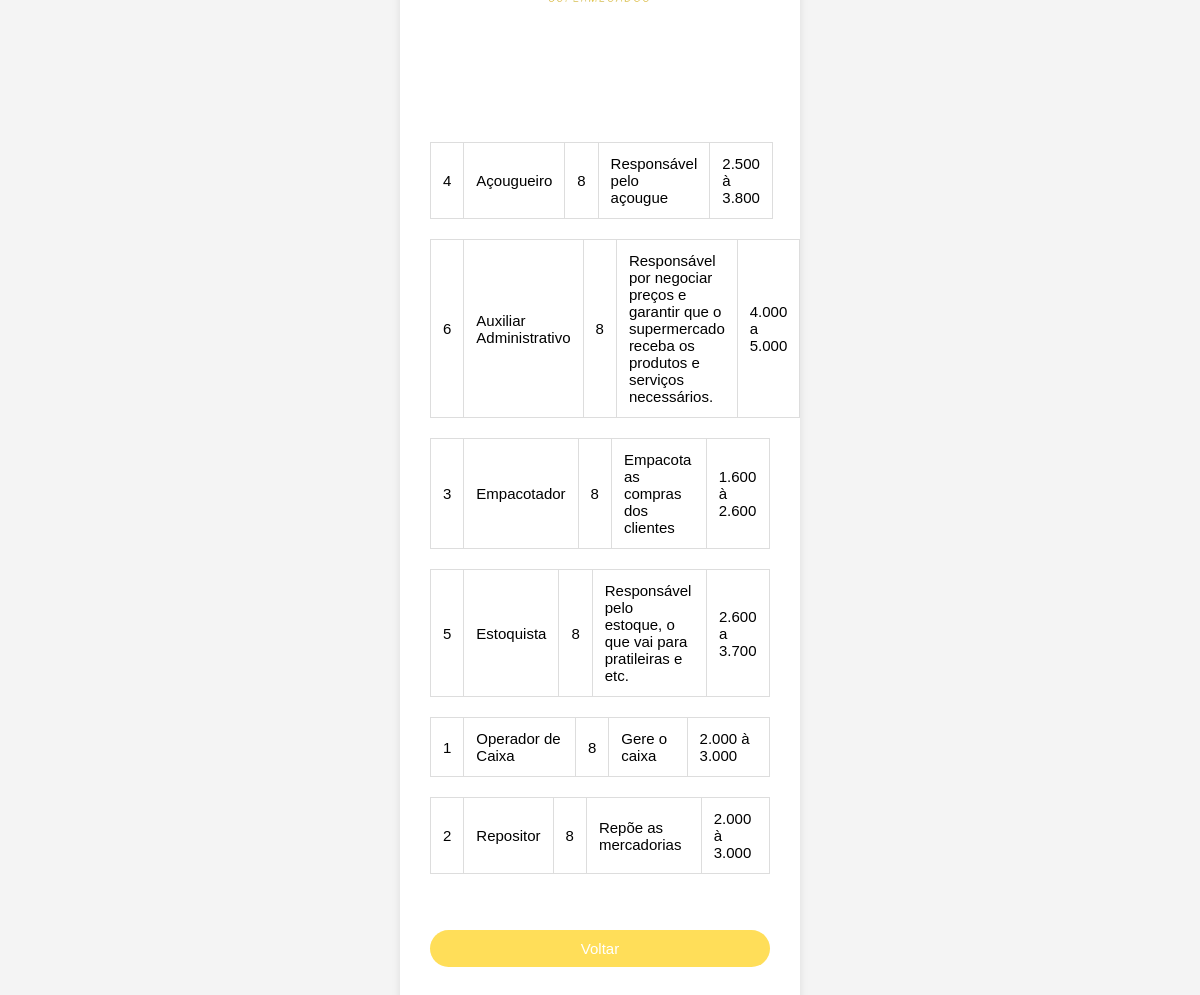
The app's page /visao/formularios/cargos/listarcargo.php with its own data.
### tables this page shows
CREATE TABLE IF NOT EXISTS `cargos` (
  `id` INT(11) NOT NULL AUTO_INCREMENT,
  `titulo` VARCHAR(40) UNIQUE,
  `carga_horaria` INT(11),
  `funcao` VARCHAR(300),
  `faixa_salarial` VARCHAR(50),
  PRIMARY KEY (`id`));

### modelo/DAO/ClassUsuarioDAO.php (called while the page is built, shortened)
<?php
class ClassUsuarioDAO
{
    public function listarcargos(){
        try {
            $pdo = Conexao::getInstance();
            $sql = "SELECT * FROM cargos order by (titulo) asc";
            $stmt = $pdo->prepare($sql);
            $stmt->execute();
            $func = $stmt->fetchAll(PDO::FETCH_ASSOC);
            return $func;
        } catch (PDOException $exc) {
            echo $exc->getMessage();
        }
    }
    }

### visao/formularios/cargos/listarcargo.php (the view, shortened to what this page needs)
<!DOCTYPE html>
<html lang="pt-br">
<head>
  <link rel="stylesheet" href="./../../css/form.css">
</head>
<body>
    <div class="login-container">
        <div class="login-box">
            <div class="logo-container">
                <img src="./../../img/Logotipo_moderno_minimalista_azul_marinho_para_ecommerce-removebg-preview.png" alt="logo" class="logo">
            </div>
            <?php
    require './.././../../modelo/DAO/ClassUsuarioDAO.php';
    $classUsuarioDAO = new ClassUsuarioDAO();
    $us = $classUsuarioDAO->listarcargos();
    foreach ($us as $us) {
      echo "<div>";
    	echo "<table>";
      echo "<tr>";
      echo "<td><p>" . $us['id'] . "</p></td>";
      echo "<td><p>" . $us['titulo'] . "</p></td>";
      echo "<td><p>" . $us['carga_horaria'] . "</p></td>";
      echo "<td><p>" . $us['funcao'] . "</p></td>";
      echo "<td><p>" . $us['faixa_salarial'] . "</p></td>";
      echo "</tr>";
      echo "</table>";
      echo "<div>";
    }
?>
<br><br>
<button type="button" class="btn-submit" onclick="window.location.href='../../../menu.html'">Voltar</button>
            </div>
        </div>
    </div>
    </body>
    </html>

### visao/css/form.css (style rules this page uses)
* { margin: 0; padding: 0; box-sizing: border-box; }
body { font-family: 'Arial', sans-serif; background-color: #f4f4f4; display: flex; justify-content: center; align-items: center; height: 100vh; }
.login-container { display: flex; justify-content: center; align-items: center; }
.login-box { background-color: #fff; padding: 30px; border-radius: 10px; box-shadow: 0 4px 8px rgba(0, 0, 0, 0.1); width: 100%; max-width: 400px; height: auto; text-align: center; }
.logo-container { margin-bottom: 0px; }
.logo { width:300px; height: 300px; }
button { width: 100%; padding: 10px; background-color: #ffde59; color: #fff; font-size: 15px; border: none; border-radius: 25px; cursor: pointer; transition: background-color 0.3s; }
table { width: 100%; border-collapse: collapse; margin: 20px 0; font-size: 15px; }
table th, table td { text-align: left; padding: 12px; border: 1px solid #ddd; }

### records on screen
cargos: id "4", titulo "Açougueiro", carga_horaria "8", funcao "Responsável pelo açougue", faixa_salarial "2.500 à 3.800"
cargos: id "6", titulo "Auxiliar Administrativo", carga_horaria "8", funcao "Responsável por negociar preços e garantir que o supermercado receba os produtos e serviços necessários.", faixa_salarial "4.000 a 5.000"
cargos: id "3", titulo "Empacotador", carga_horaria "8", funcao "Empacota as compras dos clientes", faixa_salarial "1.600 à 2.600"
cargos: id "5", titulo "Estoquista", carga_horaria "8", funcao "Responsável pelo estoque, o que vai para pratileiras e etc.", faixa_salarial "2.600 a 3.700"
cargos: id "1", titulo "Operador de Caixa", carga_horaria "8", funcao "Gere o caixa", faixa_salarial "2.000 à 3.000"
cargos: id "2", titulo "Repositor", carga_horaria "8", funcao "Repõe as mercadorias", faixa_salarial "2.000 à 3.000"
